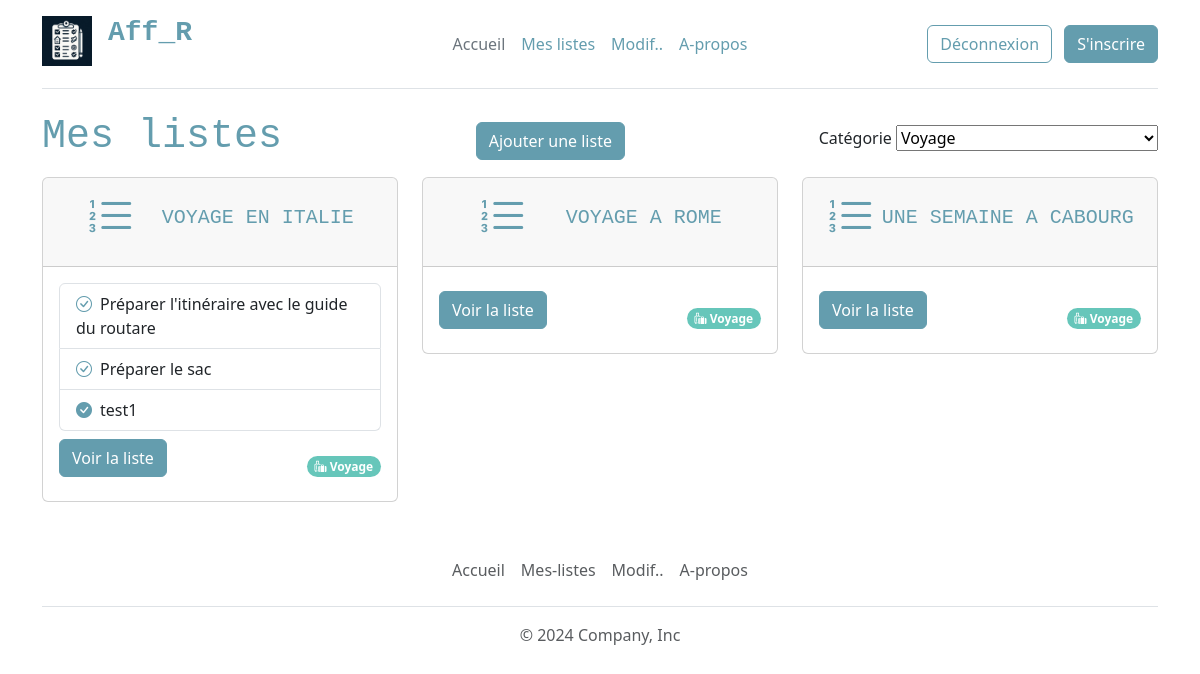
Page /mes-listes.php?category=1 (signed in) on the committed database.
### tables this page shows
CREATE TABLE `list` (
  `id` int(10) UNSIGNED NOT NULL,
  `title` varchar(255) NOT NULL,
  `user_id` int(10) UNSIGNED NOT NULL,
  `category_id` int(10) UNSIGNED NOT NULL
);

CREATE TABLE `item` (
  `id` int(10) UNSIGNED NOT NULL,
  `name` varchar(255) NOT NULL,
  `status` tinyint(1) NOT NULL,
  `list_id` int(10) UNSIGNED NOT NULL
);

CREATE TABLE `category` (
  `id` int(10) UNSIGNED NOT NULL,
  `name` varchar(255) NOT NULL,
  `icon` varchar(255) NOT NULL
);

### lib/session.php (called while the page is built, shortened)
<?php
function isUserConnected():bool
{
    return isset($_SESSION['user']);
}
?>

### lib/category.php (called while the page is built)
<?php
function getCategories(PDO $pdo):array
{
    $query = $pdo->prepare("SELECT * FROM category");
    $query->execute();
        return $query->fetchALL(PDO::FETCH_ASSOC);
}

### lib/list.php (called while the page is built, shortened)
<?php
function getListsByUserId(PDO $pdo, int $userId, int $categoryId=null):array
{
    $sql = "SELECT list.*, category.name as category_name,
                            category.icon as category_icon
                            FROM list
                            JOIN category ON category.id = list.category_id
                            WHERE user_id = :user_id";
    if ($categoryId) {
        $sql .= " AND list.category_id = :category_id";
    }
    $query = $pdo->prepare($sql);
    $query->bindValue(':user_id', $userId, PDO::PARAM_INT);
    if ($categoryId) {
      $query->bindValue(':category_id', $categoryId, PDO::PARAM_INT);
    }
    $query->execute();
    $lists = $query->fetchALL(PDO::FETCH_ASSOC);
        return $lists;
}
function getListItems(PDO $pdo, int $id):array
{
    $query = $pdo->prepare("SELECT * FROM item WHERE list_id = :id");
    $query->bindValue(':id', $id, PDO::PARAM_INT);
    $query->execute();
    return $query->fetchAll(PDO::FETCH_ASSOC);
}

### mes-listes.php (the view, shortened to what this page needs)
<?php
require_once __DIR__. "/templates/header.php";
require_once __DIR__. "/lib/pdo.php";
require_once __DIR__. "/lib/list.php";
require_once __DIR__. "/lib/category.php";
$categoryId = null;
if(isset($_SESSION['user'])) {
    if (isset($_GET['category'])) {
       $categoryId = (int)$_GET['category'];
    }
    $lists = getListsByUserId($pdo, $_SESSION['user']['id'], $categoryId);
}
$categories = getCategories($pdo);
?>
   <div class="container">
       <div class="d-flex align-items-center justify-content-between">
           <h1>Mes listes</h1>
           <?php if ( isUserConnected()) {?>
           <a href="ajout-modification-liste.php" class="btn btn-primary">Ajouter une liste</a>
           <?php } ?>
              <form method="get">
                   <label for="category" class="form-label">Catégorie</label>
                   <select name="category" id="category" onchange="this.form.submit()">
                        <?php foreach($categories as $category) {?>
                            <option <?=($category['id'] === $categoryId ? 'selected="selected"' : '' ) ?> value="<?=$category['id'] ?>"><?=$category['name'] ?></option>
                        <?php }?>
                    </select>
              </form>
       </div>
       <div class="row">
        <?php if ( isUserConnected()) {
            if ($lists) {
                foreach ($lists as $list) { ?>
        <div class="col-md-4 my-2">
            <div class="card w-100" >
            <div class="card-header d-flex align-items-center justify-content-evenly">
                 <i class="bi bi-list-ol"></i>
                 <h5 class="card-title"><?=$list['title'] ?></h5>
            </div>
            <div class="card-body d-flex flex-column mb-2">
                <?php $items = getListItems($pdo, $list['id']); ?>
                <?php if ($items) {?>
                    <ul class="list-group">
                    <?php foreach($items as $item) {?>
                       <li class="list-group-item"><a class="me-2" href="ajout-modification-liste.php?id=<?=$list['id']?>&action=updateStatusListItem&redirect=list&item_id=<?=$item['id'] ?>&status=<?=!$item['status'] ?>"><i class="bi bi-check-circle<?=($item['status'] ? '-fill' : '') ?>"></a></i><?=$item['name']?></li>
                    <?php }?>
                    </ul>
                <?php }?>
                <div class="d-flex justify-content-between align-items-end mt-2 ">
                <a href="ajout-modification-liste.php?id=<?=$list['id'] ?>" class="btn btn-primary">Voir la liste</a>
                    <span class="badge rounded-pill text-bg-primary">
                        <i class="bi <?=$list['category_icon']?>"></i>
                        <?=$list['category_name']  ?>
                    </span>
                </div>
            </div>
            </div>
        </div>
                <?php } ?>
            <?php } else { ?>
               <p>Vous n'avez aucunes listes de crées</p>
            <?php } ?>
        <?php } else { ?>
            <p>Pour consulter vos listes, vous devez vous connecté</p>
            <a href="login.php" class="btn btn-outline-primary me-2">Connexion</a>
        <?php } ?>
       </div>
   </div>
<?php
require_once __DIR__. "/templates/footer.php";
?>

### rows in the picture
list: title "VOYAGE EN ITALIE", category.name "Voyage"
item: status 0 (drawn), name "Préparer l'itinéraire avec le guide du routare"
item: status 0 (drawn), name "Préparer le sac"
item: status 1 (drawn), name "test1"
list: title "VOYAGE A ROME", category.name "Voyage"
list: title "UNE SEMAINE A CABOURG", category.name "Voyage"

### other values in the picture
form field category "Voyage"
